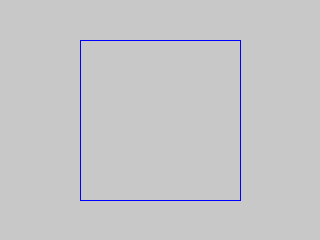
Frame 1 (no input)
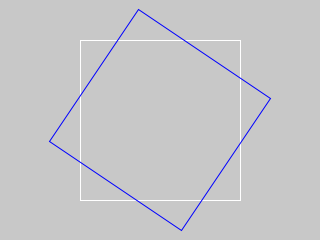
Frame 60 (the mouse pressed at the canvas centre just before this capture)
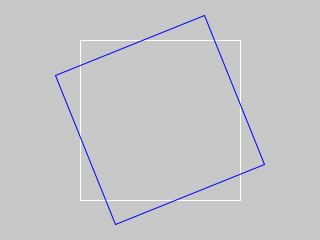
Frame 120 (the mouse held since frame 60 and released just before this capture)

The Processing sketch that drew these frames (run headless with seeded random() and noise(); from frame 60 on, the mouse is pressed at the canvas centre):

// Processing sketch: sqw
// ── sqw.pde
// 3-27.
void setup(){
  size(320,240);
  noFill();
  smooth();
  rectMode(CENTER);
}

float angle = 0.0;

void draw(){
  background(200);
  stroke(255);
  translate(160,120);
  rect(0,0,160,160);
  
  rotate(angle);
  stroke(0,0,255);
  rect(0,0,160,160);
  angle += 0.01;
}
